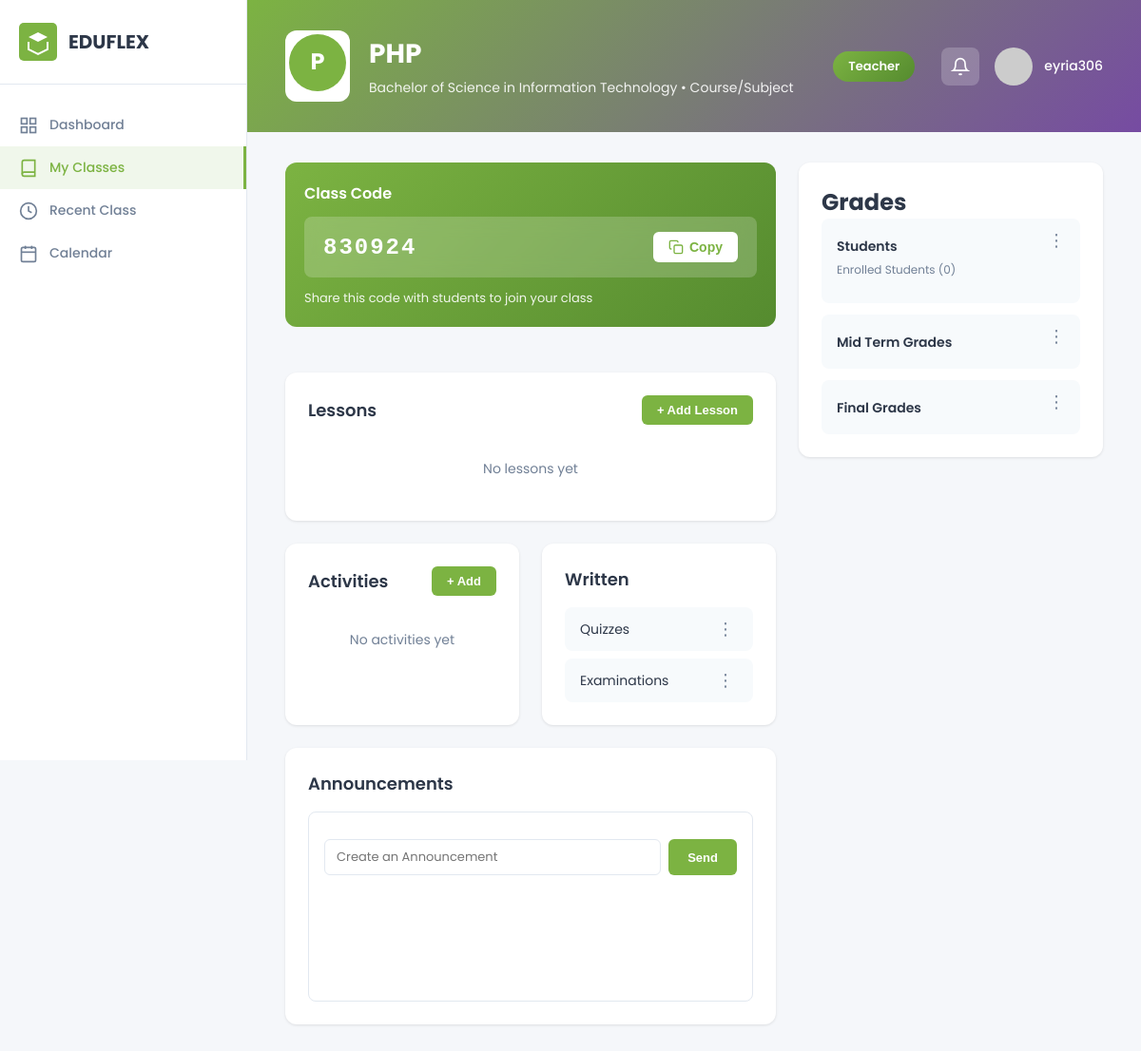
The page /course-detail.php?id=2 (signed in) on the database its author committed.
### tables this page shows
CREATE TABLE `courses` (
  `id` int NOT NULL AUTO_INCREMENT,
  `title` varchar(200) NOT NULL,
  `course_type` varchar(100) DEFAULT NULL,
  `description` text,
  `class_code` varchar(7) DEFAULT NULL,
  `teacher_id` int DEFAULT NULL,
  `category` varchar(50) DEFAULT NULL,
  `difficulty_level` enum('beginner','intermediate','advanced') DEFAULT NULL,
  `language_id` int DEFAULT NULL,
  `subject_id` int DEFAULT NULL,
  `program_id` int DEFAULT NULL,
  `section` varchar(50) DEFAULT NULL,
  `created_at` timestamp NULL DEFAULT CURRENT_TIMESTAMP,
  `updated_at` timestamp NULL DEFAULT CURRENT_TIMESTAMP ON UPDATE CURRENT_TIMESTAMP,
  `is_active` tinyint(1) DEFAULT '1',
  PRIMARY KEY (`id`),
  UNIQUE KEY `class_code` (`class_code`),
  KEY `instructor_id` (`teacher_id`),
  KEY `programming_language_id` (`language_id`),
  KEY `subject_id` (`subject_id`),
  KEY `program_id` (`program_id`),
  CONSTRAINT `courses_ibfk_1` FOREIGN KEY (`teacher_id`) REFERENCES `users` (`id`) ON DELETE CASCADE,
  CONSTRAINT `courses_ibfk_2` FOREIGN KEY (`language_id`) REFERENCES `programming_languages` (`language_id`) ON DELETE SET NULL,
  CONSTRAINT `courses_ibfk_3` FOREIGN KEY (`subject_id`) REFERENCES `subjects` (`subject_id`) ON DELETE SET NULL,
  CONSTRAINT `courses_ibfk_4` FOREIGN KEY (`program_id`) REFERENCES `programs` (`program_id`) ON DELETE SET NULL
);

CREATE TABLE `programming_languages` (
  `language_id` int NOT NULL AUTO_INCREMENT,
  `language_name` varchar(50) NOT NULL,
  `created_at` timestamp NULL DEFAULT CURRENT_TIMESTAMP,
  PRIMARY KEY (`language_id`),
  UNIQUE KEY `language_name` (`language_name`)
);

CREATE TABLE `programs` (
  `program_id` int NOT NULL AUTO_INCREMENT,
  `program_name` varchar(100) NOT NULL,
  `created_at` timestamp NULL DEFAULT CURRENT_TIMESTAMP,
  PRIMARY KEY (`program_id`)
);

### course-detail.php (the view, shortened to what this page needs)
<?php
$database = new Database();
$pdo = $database->connect();
$course_id = $_GET['id'] ?? null;
$course = null;
$lessons = [];
$activities = [];
$students = [];
if($pdo && $course_id) {
    try {
       $stmt = $pdo->prepare("SELECT c.*, pl.language_name, s.subject_name, p.program_name
                       FROM courses c
                       LEFT JOIN programming_languages pl ON c.language_id = pl.language_id
                       LEFT JOIN subjects s ON c.subject_id = s.subject_id
                       LEFT JOIN programs p ON c.program_id = p.program_id
                       WHERE c.id = ? AND c.teacher_id = ?");
        $stmt->execute([$course_id, $_SESSION['user_id']]);
        $course = $stmt->fetch(PDO::FETCH_ASSOC);
        $stmt = $pdo->prepare("SELECT * FROM lessons WHERE course_id = ? ORDER BY lesson_order ASC, created_at DESC");
        $stmt->execute([$course_id]);
        $lessons = $stmt->fetchAll(PDO::FETCH_ASSOC);
        $stmt = $pdo->prepare("SELECT * FROM activities WHERE course_id = ? ORDER BY created_at DESC");
        $stmt->execute([$course_id]);
        $activities = $stmt->fetchAll(PDO::FETCH_ASSOC);
        $stmt = $pdo->prepare("SELECT e.*, u.full_name, u.email, u.username
                               FROM enrollments e
                               JOIN users u ON e.user_id = u.id
                               WHERE e.course_id = ?
                               ORDER BY u.full_name ASC");
        $stmt->execute([$course_id]);
        $students = $stmt->fetchAll(PDO::FETCH_ASSOC);
    } catch(PDOException $e) {
        error_log("Database error: " . $e->getMessage());
    }
}
$class_code = $course['class_code'] ?? strtoupper(substr(md5($course_id . 'EDUFLEX'), 0, 6));
?>
<!DOCTYPE html>
<html lang="en">
<head>
    <link rel="stylesheet" href="css/course-detail.css">
</head>
<body>
    <div class="course-container">
        <aside class="sidebar">
            <div class="logo">
                <svg width="40" height="40" viewBox="0 0 40 40">
                    <rect width="40" height="40" rx="5" fill="#7cb342"/>
                    <path d="M10 15 L20 10 L30 15 L20 20 Z" fill="white"/>
                    <path d="M10 20 L10 28 L20 33 L30 28 L30 20" stroke="white" stroke-width="2" fill="none"/>
                </svg>
                <span>EDUFLEX</span>
            </div>
            <nav class="nav-menu">
                <a href="teacher-dashboard.php" class="nav-item">
                    <svg width="20" height="20" viewBox="0 0 24 24" fill="none" stroke="currentColor" stroke-width="2">
                        <rect x="3" y="3" width="7" height="7"></rect>
                        <rect x="14" y="3" width="7" height="7"></rect>
                        <rect x="14" y="14" width="7" height="7"></rect>
                        <rect x="3" y="14" width="7" height="7"></rect>
                    </svg>
                    <span>Dashboard</span>
                </a>
                <a href="teacher-courses.php" class="nav-item active">
                    <svg width="20" height="20" viewBox="0 0 24 24" fill="none" stroke="currentColor" stroke-width="2">
                        <path d="M4 19.5A2.5 2.5 0 0 1 6.5 17H20"></path>
                        <path d="M6.5 2H20v20H6.5A2.5 2.5 0 0 1 4 19.5v-15A2.5 2.5 0 0 1 6.5 2z"></path>
                    </svg>
                    <span>My Classes</span>
                </a>
                <a href="recent-class.php" class="nav-item">
                    <svg width="20" height="20" viewBox="0 0 24 24" fill="none" stroke="currentColor" stroke-width="2">
                        <circle cx="12" cy="12" r="10"></circle>
                        <polyline points="12 6 12 12 16 14"></polyline>
                    </svg>
                    <span>Recent Class</span>
                </a>
                <a href="teacher-calendar.php" class="nav-item">
                    <svg width="20" height="20" viewBox="0 0 24 24" fill="none" stroke="currentColor" stroke-width="2">
                        <rect x="3" y="4" width="18" height="18" rx="2" ry="2"></rect>
                        <line x1="16" y1="2" x2="16" y2="6"></line>
                        <line x1="8" y1="2" x2="8" y2="6"></line>
                        <line x1="3" y1="10" x2="21" y2="10"></line>
                    </svg>
                    <span>Calendar</span>
                </a>
            </nav>
        </aside>
        <main class="main-content">
            <header class="course-header">
                <div class="course-info">
                    <div class="course-icon">
                        <svg width="60" height="60" viewBox="0 0 100 100">
                            <circle cx="50" cy="50" r="50" fill="#7cb342"/>
                            <text x="50" y="50" text-anchor="middle" dy=".3em" fill="white" font-size="40" font-weight="bold">
                                <?php echo strtoupper(substr($course['language_name'] ?? $course['subject_name'] ?? 'C', 0, 1)); ?>
                            </text>
                        </svg>
                    </div>
                    <div>
                        <h1><?php echo $course ? htmlspecialchars($course['language_name'] ?? $course['subject_name'] ?? 'Untitled') : 'Untitled'; ?></h1>
                        <p class="course-meta"><?php echo $course ? htmlspecialchars($course['program_name'] ?? '') : ''; ?> • Course/Subject</p>
                    </div>
                </div>
                <div class="header-actions">
                    <div class="user-badge" style="background: linear-gradient(135deg, #7cb342 0%, #558b2f 100%); color: white; padding: 6px 16px; border-radius: 20px; font-size: 13px; font-weight: 600; text-transform: capitalize; margin-right: 12px;"><?php echo htmlspecialchars($_SESSION['user_type']); ?></div>
                    <button class="notification-btn">
                        <svg width="20" height="20" viewBox="0 0 24 24" fill="none" stroke="currentColor" stroke-width="2">
                            <path d="M18 8A6 6 0 0 0 6 8c0 7-3 9-3 9h18s-3-2-3-9"></path>
                            <path d="M13.73 21a2 2 0 0 1-3.46 0"></path>
                        </svg>
                    </button>
                    <div class="user-profile">
                        <img src="https://ui-avatars.com/api/?name=<?php echo urlencode($_SESSION['full_name']); ?>&background=7cb342&color=fff" alt="Profile">
                        <span><?php echo htmlspecialchars($_SESSION['username']); ?></span>
                    </div>
                </div>
            </header>
            <div class="content">
                <div class="content-grid">
                    <div class="main-column">
                        <div class="class-code-section">
                            <div class="class-code-header">
                                <h3>Class Code</h3>
                            </div>
                            <div class="class-code-display">
                                <span class="code-text" id="classCode"><?php echo $class_code; ?></span>
                                <button class="copy-btn" onclick="copyClassCode()">
                                    <svg width="16" height="16" viewBox="0 0 24 24" fill="none" stroke="currentColor" stroke-width="2">
                                        <rect x="9" y="9" width="13" height="13" rx="2" ry="2"></rect>
                                        <path d="M5 15H4a2 2 0 0 1-2-2V4a2 2 0 0 1 2-2h9a2 2 0 0 1 2 2v1"></path>
                                    </svg>
                                    Copy
                                </button>
                            </div>
                            <p class="class-code-info">Share this code with students to join your class</p>
                        </div>
                        <section class="section-card">
                            <div class="section-header">
                                <h2>Lessons</h2>
                                <button class="add-btn" onclick="openLessonModal()">+ Add Lesson</button>
                            </div>
                            <div class="items-list">
                                <?php if(empty($lessons)): ?>
                                <p class="empty-message">No lessons yet</p>
                                <?php endif; ?>
                            </div>
                        </section>
                        <div class="records-grid">
                            <section class="section-card">
                                <div class="section-header">
                                    <h2>Activities</h2>
                                    <button class="add-btn" onclick="openActivityModal()">+ Add</button>
                                </div>
                                <div class="items-list">
                                    <?php if(empty($activities)): ?>
                                    <p class="empty-message">No activities yet</p>
                                    <?php endif; ?>
                                </div>
                            </section>
                            <section class="section-card">
                                <div class="section-header">
                                    <h2>Written</h2>
                                </div>
                                <div class="items-list">
                                    <div class="item">
                                        <span>Quizzes</span>
                                        <button class="item-menu-btn">⋮</button>
                                    </div>
                                    <div class="item">
                                        <span>Examinations</span>
                                        <button class="item-menu-btn">⋮</button>
                                    </div>
                                </div>
                            </section>
                        </div>
                        <section class="section-card">
                            <div class="section-header">
                                <h2>Announcements</h2>
                            </div>
                            <div class="announcement-box">
                                <form class="announcement-form" id="announcementForm" onsubmit="sendAnnouncement(event)">
                                    <input type="text" name="announcement_content" placeholder="Create an Announcement" class="announcement-input" required>
                                    <button type="submit" class="send-btn">Send</button>
                                </form>
                            </div>
                        </section>
                    </div>
                    <aside class="sidebar-column">
                        <section class="section-card">
                            <h2>Grades</h2>
                            <div class="grade-items">
                                <div class="grade-item">
                                    <span>Students</span>
                                    <button class="item-menu-btn" onclick="openStudentsModal()">⋮</button>
                                    <p class="grade-subtitle">Enrolled Students (<?php echo count($students); ?>)</p>
                                </div>
                                <div class="grade-item">
                                    <span>Mid Term Grades</span>
                                    <button class="item-menu-btn">⋮</button>
                                </div>
                                <div class="grade-item">
                                    <span>Final Grades</span>
                                    <button class="item-menu-btn">⋮</button>
                                </div>
                            </div>
                        </section>
                    </aside>
                </div>
            </div>
        </main>
    </div>
</body>
</html>

### rows shown on the page
courses: language.language_name "P", language.language_name "PHP", program.program_name "Bachelor of Science in Information Technology", class_code "830924"

### other values the page prints
$_SESSION['user_type'] "Teacher"
$_SESSION['username'] "eyria306"
count($students) "0"
